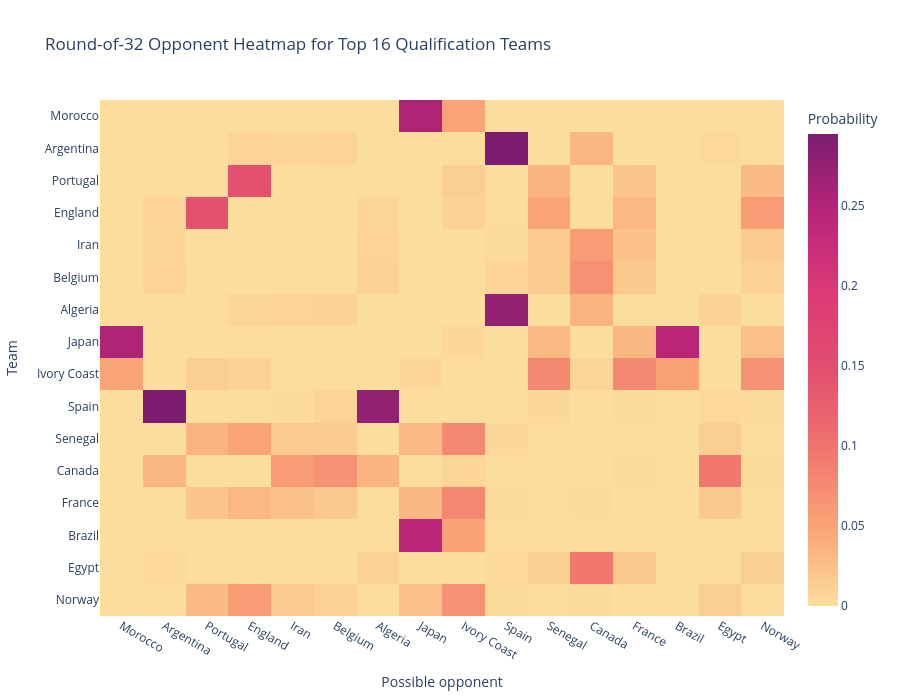

The notebook cell saved with this chart:
### Code cell
heatmap_teams = stage_probabilities.query("reach_round_of_32 > 0").head(16)["team"].tolist()
round_of_32_heatmap = round_of_32_opponents.loc[heatmap_teams, heatmap_teams]

fig = px.imshow(
    round_of_32_heatmap,
    aspect="auto",
    color_continuous_scale="Sunsetdark",
    labels={"x": "Possible opponent", "y": "Team", "color": "Probability"},
    title="Round-of-32 Opponent Heatmap for Top 16 Qualification Teams",
)
fig.update_layout(height=700)
fig.show()

### Figure 1 — Plotly figure (JSON) as saved in the notebook; plotly's stock layout.template omitted (floating-point values rounded to 4 significant figures; data arrays with more than 128 entries replaced by an {"elided": "..."} marker saying what was removed)
{"data": [{"coloraxis": "coloraxis", "hovertemplate": "Possible opponent: %{x}<br>Team: %{y}<br>Probability: %{z}<extra></extra>", "name": "0", "type": "heatmap", "x": ["Morocco", "Argentina", "Portugal", "England", "Iran", "Belgium", "Algeria", "Japan", "Ivory Coast", "Spain", "Senegal", "Canada", "France", "Brazil", "Egypt", "Norway"], "xaxis": "x", "y": ["Morocco", "Argentina", "Portugal", "England", "Iran", "Belgium", "Algeria", "Japan", "Ivory Coast", "Spain", "Senegal", "Canada", "France", "Brazil", "Egypt", "Norway"], "yaxis": "y", "z": {"elided": "16x16 float values"}}], "layout": {"coloraxis": {"autocolorscale": false, "colorbar": {"title": {"text": "Probability"}}, "colorscale": [[0, "rgb(252, 222, 156)"], [0.1667, "rgb(250, 164, 118)"], [0.3333, "rgb(240, 116, 110)"], [0.5, "rgb(227, 79, 111)"], [0.6667, "rgb(220, 57, 119)"], [0.8333, "rgb(185, 37, 122)"], [1, "rgb(124, 29, 111)"]]}, "height": 700, "title": {"text": "Round-of-32 Opponent Heatmap for Top 16 Qualification Teams"}, "xaxis": {"anchor": "y", "domain": [0, 1], "title": {"text": "Possible opponent"}}, "yaxis": {"anchor": "x", "autorange": "reversed", "domain": [0, 1], "title": {"text": "Team"}}}}
